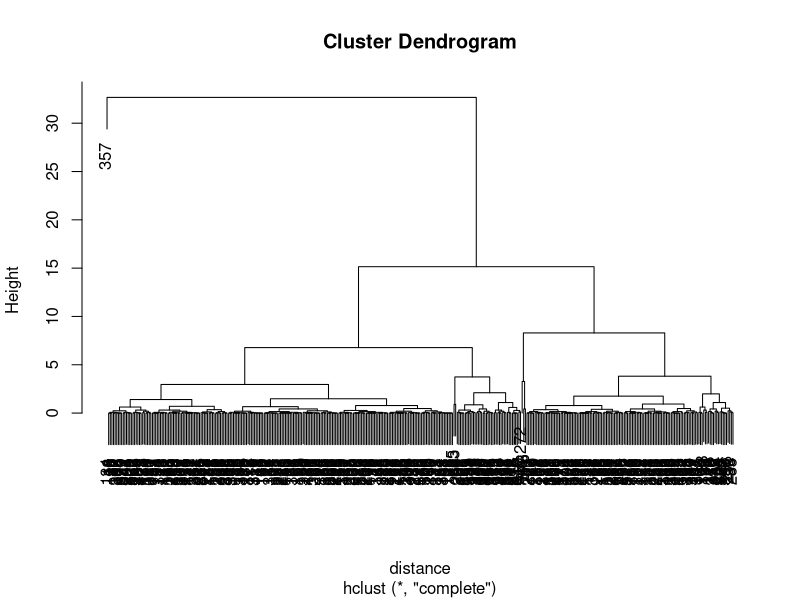

Recreate this plot in R. (Note: this script raises an error after producing the figure.)
# Read CSV file
players <- read.csv("player_stats-24-06-2019.txt", sep = " ")

# Normalization
z <- players[, -c(1,1)]
m <- apply(z,2, mean)
s <- apply(z,2, sd)
z <- scale(z,m,s)

#Calculating Euclidian Distance
distance <- dist(z)
print(distance,digits = 3)

# Cluster dendogram with complete linkage
hc.c <- hclust(distance)
plot(hc.c)

# Cluster with average linkage
hc.a <- hclust(distance,method = "average")

# Compare average and complete linkage methods
member.a <- cutree(hc.a,5)
member.c <- cutree(hc.c,5)
table(member.a,member.c)

# Kmeans method
kc <- kmeans(na.omit(z), 7)
kc
z$cluster[which(!is.na(z$x))] <- kc$cluster
